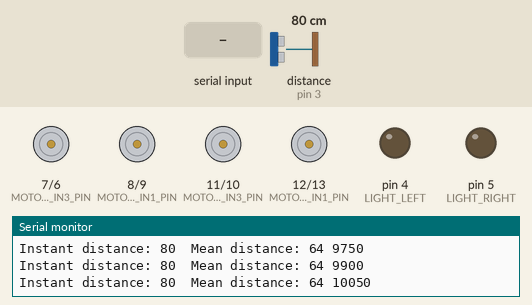
The program below on a simulated Arduino Uno, built with avr-gcc and run on an emulated ATmega328P. Parts: motor-driver pin pairs drawn as motors (green arrow = first pin HIGH = forward, orange = second pin HIGH = backward, longer = more drive), output pins drawn as LEDs (lit = HIGH), the last lines printed to the serial monitor. Wiring (inferred from the names in the program): ultrasonic range finder: trigger pin 2; echo pin 3. The inputs (shaded band) are chosen by the test bench; at power-on: distance to the obstacle (sensor on pin 3) 80 cm. The echo pulse lasts 58.3 µs per cm; pins used as bus, display or sensor lines are not drawn.

Above: at 10.2 s.
10.3 s: "R\n" received over Serial
At 10.7 s:
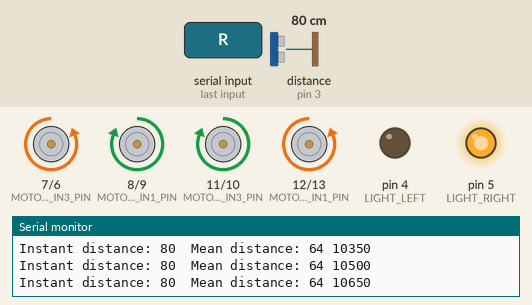
13.3 s: distance to the obstacle (sensor on pin 3) set to 2 cm
At 15.2 s:
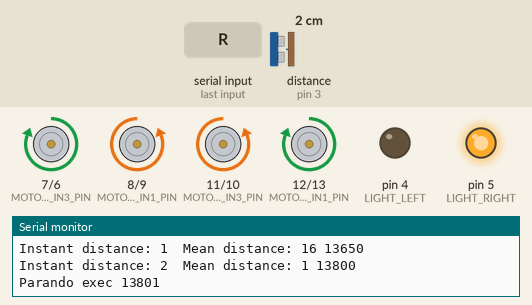
16.3 s: distance to the obstacle (sensor on pin 3) set to 25 cm
19.3 s: distance to the obstacle (sensor on pin 3) set to 29 cm
22.3 s: "F\n" received over Serial
At 23.3 s:
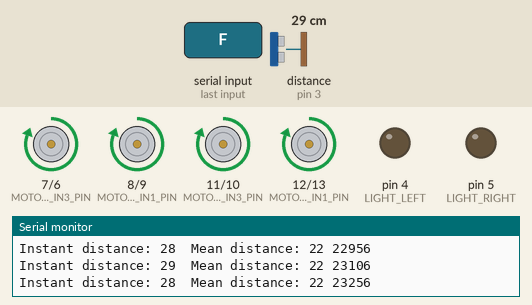
23.8 s: "G\n" received over Serial
At 24.4 s:
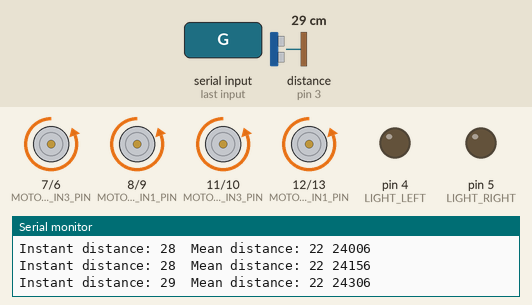
Timing chart, 0 to 26.3 s (numbered marks = the images above; inputs shaded):
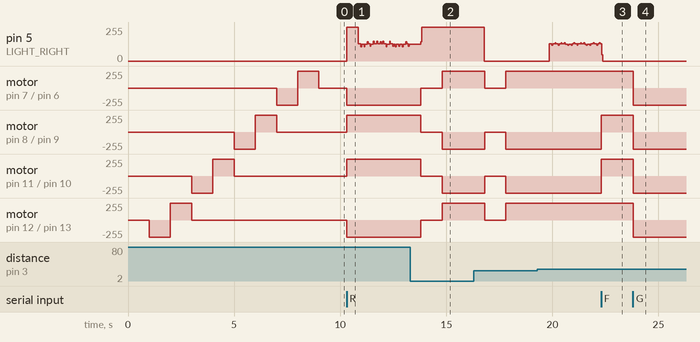

Measured:
- after the input at 10.3 s, motor on pin 7 (MOTOR_DRIVER2_IN3_PIN) / pin 6 (MOTOR_DRIVER2_IN4_PIN): stopped → backward 255/255 at once; motor on pin 8 (MOTOR_DRIVER2_IN1_PIN) / pin 9 (MOTOR_DRIVER2_IN2_PIN): stopped → forward 255/255 at once
- after the input at 13.3 s, motor on pin 7 (MOTOR_DRIVER2_IN3_PIN) / pin 6 (MOTOR_DRIVER2_IN4_PIN): backward 255/255 → stopped after 0.50 s, → forward 255/255 1.0 s later; motor on pin 8 (MOTOR_DRIVER2_IN1_PIN) / pin 9 (MOTOR_DRIVER2_IN2_PIN): forward 255/255 → stopped after 0.50 s, → backward 255/255 1.0 s later
- after the input at 22.3 s, motor on pin 8 (MOTOR_DRIVER2_IN1_PIN) / pin 9 (MOTOR_DRIVER2_IN2_PIN), motor on pin 11 (MOTOR_DRIVER1_IN3_PIN) / pin 10 (MOTOR_DRIVER1_IN4_PIN): backward 255/255 → forward 255/255 at once
- after the input at 23.8 s, motor on pin 7 (MOTOR_DRIVER2_IN3_PIN) / pin 6 (MOTOR_DRIVER2_IN4_PIN), motor on pin 8 (MOTOR_DRIVER2_IN1_PIN) / pin 9 (MOTOR_DRIVER2_IN2_PIN): forward 255/255 → backward 255/255 at once
- by itself, pin 5 (LIGHT_RIGHT): moves between 118/255 and 137/255, repeating every 0.90 s

The program:

main.cpp
```cpp
#include <Arduino.h>

#define MOTOR_DRIVER1_IN1_PIN 12
#define MOTOR_DRIVER1_IN2_PIN 13

#define MOTOR_DRIVER1_IN3_PIN 11
#define MOTOR_DRIVER1_IN4_PIN 10

#define MOTOR_DRIVER2_IN1_PIN 8
#define MOTOR_DRIVER2_IN2_PIN 9

#define MOTOR_DRIVER2_IN3_PIN 7
#define MOTOR_DRIVER2_IN4_PIN 6

#define LIGHT_RIGHT 5
#define LIGHT_LEFT 4

#define ULTRASONIC_SENSOR_TRIGGER 2
#define ULTRASONIC_SENSOR_ECHO 3

long current_millis = 0;
int prev_millis = -1;
char serial_data[256] = {'\0'};

int prev_millis_ultrasonic = -1;
long current_distance_cm = 0;
#define ULTRASONIC_SENSOR_MEAN_COUNT 5
long ultrasonic_readings[ULTRASONIC_SENSOR_MEAN_COUNT] = {0};
int ultrasonic_idx = 0;

#define MIN_DISTANCE 5 // in cm

void get_sensor_distance_reading_cm(void);

int led_state = 0;
int blink_counter = 0;

void setup() {
  Serial.begin(9600);

  // motor pins
  pinMode(MOTOR_DRIVER1_IN1_PIN, OUTPUT);
  pinMode(MOTOR_DRIVER1_IN2_PIN, OUTPUT);
  pinMode(MOTOR_DRIVER1_IN3_PIN, OUTPUT);
  pinMode(MOTOR_DRIVER1_IN4_PIN, OUTPUT);
  pinMode(MOTOR_DRIVER2_IN1_PIN, OUTPUT);
  pinMode(MOTOR_DRIVER2_IN2_PIN, OUTPUT);
  pinMode(MOTOR_DRIVER2_IN3_PIN, OUTPUT);
  pinMode(MOTOR_DRIVER2_IN4_PIN, OUTPUT);

  pinMode(LIGHT_RIGHT, OUTPUT);
  pinMode(LIGHT_LEFT, OUTPUT);

  // ultrasonic
  pinMode(ULTRASONIC_SENSOR_TRIGGER, OUTPUT);
  pinMode(ULTRASONIC_SENSOR_ECHO, INPUT);

  Serial.println("Comecando testes de cada motor\n");
  digitalWrite(MOTOR_DRIVER1_IN1_PIN, LOW);
  digitalWrite(MOTOR_DRIVER1_IN2_PIN, LOW);
  digitalWrite(MOTOR_DRIVER1_IN3_PIN, LOW);
  digitalWrite(MOTOR_DRIVER1_IN4_PIN, LOW);
  digitalWrite(MOTOR_DRIVER2_IN1_PIN, LOW);
  digitalWrite(MOTOR_DRIVER2_IN2_PIN, LOW);
  digitalWrite(MOTOR_DRIVER2_IN3_PIN, LOW);
  digitalWrite(MOTOR_DRIVER2_IN4_PIN, LOW);
  delay(1000);
  Serial.println("Testando Motor 1\n");
  digitalWrite(MOTOR_DRIVER1_IN1_PIN, LOW);
  digitalWrite(MOTOR_DRIVER1_IN2_PIN, HIGH);
  delay(1000);
  Serial.println("Invertendo Motor 1\n");
  digitalWrite(MOTOR_DRIVER1_IN1_PIN, HIGH);
  digitalWrite(MOTOR_DRIVER1_IN2_PIN, LOW);
  delay(1000);
  digitalWrite(MOTOR_DRIVER1_IN1_PIN, LOW);
  digitalWrite(MOTOR_DRIVER1_IN2_PIN, LOW);

  Serial.println("Testando Motor 2\n");
  digitalWrite(MOTOR_DRIVER1_IN3_PIN, LOW);
  digitalWrite(MOTOR_DRIVER1_IN4_PIN, HIGH);
  delay(1000);
  Serial.println("Invertendo Motor 2\n");
  digitalWrite(MOTOR_DRIVER1_IN3_PIN, HIGH);
  digitalWrite(MOTOR_DRIVER1_IN4_PIN, LOW);
  delay(1000);
  digitalWrite(MOTOR_DRIVER1_IN3_PIN, LOW);
  digitalWrite(MOTOR_DRIVER1_IN4_PIN, LOW);

  Serial.println("Testando Motor 3\n");
  digitalWrite(MOTOR_DRIVER2_IN1_PIN, LOW);
  digitalWrite(MOTOR_DRIVER2_IN2_PIN, HIGH);
  delay(1000);
  Serial.println("Invertendo Motor 3\n");
  digitalWrite(MOTOR_DRIVER2_IN1_PIN, HIGH);
  digitalWrite(MOTOR_DRIVER2_IN2_PIN, LOW);
  delay(1000);
  digitalWrite(MOTOR_DRIVER2_IN1_PIN, LOW);
  digitalWrite(MOTOR_DRIVER2_IN2_PIN, LOW);

  Serial.println("Testando Motor 4\n");
  digitalWrite(MOTOR_DRIVER2_IN3_PIN, LOW);
  digitalWrite(MOTOR_DRIVER2_IN4_PIN, HIGH);
  delay(1000);
  Serial.println("Invertendo Motor 4\n");
  digitalWrite(MOTOR_DRIVER2_IN3_PIN, HIGH);
  digitalWrite(MOTOR_DRIVER2_IN4_PIN, LOW);
  delay(1000);
  digitalWrite(MOTOR_DRIVER2_IN3_PIN, LOW);
  digitalWrite(MOTOR_DRIVER2_IN4_PIN, LOW);
}

void loop() {
  size_t package_size = 0;
  current_millis = millis();

  if (current_millis - prev_millis_ultrasonic >= 150) {
    get_sensor_distance_reading_cm();
    prev_millis_ultrasonic = current_millis;
  }

  if (current_distance_cm <= MIN_DISTANCE) {
    Serial.print("Parando exec ");
    Serial.println(millis());

    digitalWrite(MOTOR_DRIVER1_IN1_PIN, LOW);
    digitalWrite(MOTOR_DRIVER1_IN2_PIN, LOW);
    digitalWrite(MOTOR_DRIVER1_IN3_PIN, LOW);
    digitalWrite(MOTOR_DRIVER1_IN4_PIN, LOW);
    digitalWrite(MOTOR_DRIVER2_IN1_PIN, LOW);
    digitalWrite(MOTOR_DRIVER2_IN2_PIN, LOW);
    digitalWrite(MOTOR_DRIVER2_IN3_PIN, LOW);
    digitalWrite(MOTOR_DRIVER2_IN4_PIN, LOW);
    delay(1000);
    digitalWrite(MOTOR_DRIVER1_IN1_PIN, HIGH);
    digitalWrite(MOTOR_DRIVER1_IN2_PIN, LOW);
    digitalWrite(MOTOR_DRIVER1_IN3_PIN, LOW);
    digitalWrite(MOTOR_DRIVER1_IN4_PIN, HIGH);
    digitalWrite(MOTOR_DRIVER2_IN1_PIN, LOW);
    digitalWrite(MOTOR_DRIVER2_IN2_PIN, HIGH);
    digitalWrite(MOTOR_DRIVER2_IN3_PIN, HIGH);
    digitalWrite(MOTOR_DRIVER2_IN4_PIN, LOW);
    delay(2000);
  } else if (Serial.available()) {
    package_size = Serial.readBytesUntil('\n', serial_data, 255);
    if (package_size >= 1) {
      prev_millis = current_millis;
      switch (serial_data[0]) {
      case 'F':
        led_state = 0;
        digitalWrite(MOTOR_DRIVER1_IN1_PIN, HIGH);
        digitalWrite(MOTOR_DRIVER1_IN2_PIN, LOW);
        digitalWrite(MOTOR_DRIVER1_IN3_PIN, HIGH);
        digitalWrite(MOTOR_DRIVER1_IN4_PIN, LOW);
        digitalWrite(MOTOR_DRIVER2_IN1_PIN, HIGH);
        digitalWrite(MOTOR_DRIVER2_IN2_PIN, LOW);
        digitalWrite(MOTOR_DRIVER2_IN3_PIN, HIGH);
        digitalWrite(MOTOR_DRIVER2_IN4_PIN, LOW);
        break;
      case 'G':
        led_state = 0;
        digitalWrite(MOTOR_DRIVER1_IN1_PIN, LOW);
        digitalWrite(MOTOR_DRIVER1_IN2_PIN, HIGH);
        digitalWrite(MOTOR_DRIVER1_IN3_PIN, LOW);
        digitalWrite(MOTOR_DRIVER1_IN4_PIN, HIGH);
        digitalWrite(MOTOR_DRIVER2_IN1_PIN, LOW);
        digitalWrite(MOTOR_DRIVER2_IN2_PIN, HIGH);
        digitalWrite(MOTOR_DRIVER2_IN3_PIN, LOW);
        digitalWrite(MOTOR_DRIVER2_IN4_PIN, HIGH);
        break;
      case 'R':
        digitalWrite(LIGHT_RIGHT,HIGH);
        led_state = 1;

        digitalWrite(MOTOR_DRIVER1_IN1_PIN, LOW);
        digitalWrite(MOTOR_DRIVER1_IN2_PIN, HIGH);
        digitalWrite(MOTOR_DRIVER1_IN3_PIN, HIGH);
        digitalWrite(MOTOR_DRIVER1_IN4_PIN, LOW);
        digitalWrite(MOTOR_DRIVER2_IN1_PIN, HIGH);
        digitalWrite(MOTOR_DRIVER2_IN2_PIN, LOW);
        digitalWrite(MOTOR_DRIVER2_IN3_PIN, LOW);
        digitalWrite(MOTOR_DRIVER2_IN4_PIN, HIGH);
        break;
      case 'L':
        digitalWrite(LIGHT_LEFT,HIGH);
        led_state = 2;
        digitalWrite(MOTOR_DRIVER1_IN1_PIN, HIGH);
        digitalWrite(MOTOR_DRIVER1_IN2_PIN, LOW);
        digitalWrite(MOTOR_DRIVER1_IN3_PIN, LOW);
        digitalWrite(MOTOR_DRIVER1_IN4_PIN, HIGH);
        digitalWrite(MOTOR_DRIVER2_IN1_PIN, LOW);
        digitalWrite(MOTOR_DRIVER2_IN2_PIN, HIGH);
        digitalWrite(MOTOR_DRIVER2_IN3_PIN, HIGH);
        digitalWrite(MOTOR_DRIVER2_IN4_PIN, LOW);
        break;
      case 'S':
        led_state = 0;
        digitalWrite(MOTOR_DRIVER1_IN1_PIN, LOW);
        digitalWrite(MOTOR_DRIVER1_IN2_PIN, LOW);
        digitalWrite(MOTOR_DRIVER1_IN3_PIN, LOW);
        digitalWrite(MOTOR_DRIVER1_IN4_PIN, LOW);
        digitalWrite(MOTOR_DRIVER2_IN1_PIN, LOW);
        digitalWrite(MOTOR_DRIVER2_IN2_PIN, LOW);
        digitalWrite(MOTOR_DRIVER2_IN3_PIN, LOW);
        digitalWrite(MOTOR_DRIVER2_IN4_PIN, LOW);
        break;
      case 'X':
        led_state = 0;
        Serial.println("Comecando testes de cada motor\n");
        digitalWrite(MOTOR_DRIVER1_IN1_PIN, LOW);
        digitalWrite(MOTOR_DRIVER1_IN2_PIN, LOW);
        digitalWrite(MOTOR_DRIVER1_IN3_PIN, LOW);
        digitalWrite(MOTOR_DRIVER1_IN4_PIN, LOW);
        digitalWrite(MOTOR_DRIVER2_IN1_PIN, LOW);
        digitalWrite(MOTOR_DRIVER2_IN2_PIN, LOW);
        digitalWrite(MOTOR_DRIVER2_IN3_PIN, LOW);
        digitalWrite(MOTOR_DRIVER2_IN4_PIN, LOW);
        delay(1000);
        Serial.println("Testando Motor 1\n");
        digitalWrite(MOTOR_DRIVER1_IN1_PIN, LOW);
        digitalWrite(MOTOR_DRIVER1_IN2_PIN, HIGH);
        delay(1000);
        Serial.println("Invertendo Motor 1\n");
        digitalWrite(MOTOR_DRIVER1_IN1_PIN, HIGH);
        digitalWrite(MOTOR_DRIVER1_IN2_PIN, LOW);
        delay(1000);
        digitalWrite(MOTOR_DRIVER1_IN1_PIN, LOW);
        digitalWrite(MOTOR_DRIVER1_IN2_PIN, LOW);

        Serial.println("Testando Motor 2\n");
        digitalWrite(MOTOR_DRIVER1_IN3_PIN, LOW);
        digitalWrite(MOTOR_DRIVER1_IN4_PIN, HIGH);
        delay(1000);
        Serial.println("Invertendo Motor 2\n");
        digitalWrite(MOTOR_DRIVER1_IN3_PIN, HIGH);
        digitalWrite(MOTOR_DRIVER1_IN4_PIN, LOW);
        delay(1000);
        digitalWrite(MOTOR_DRIVER1_IN3_PIN, LOW);
        digitalWrite(MOTOR_DRIVER1_IN4_PIN, LOW);

        Serial.println("Testando Motor 3\n");
        digitalWrite(MOTOR_DRIVER2_IN1_PIN, LOW);
        digitalWrite(MOTOR_DRIVER2_IN2_PIN, HIGH);
        delay(1000);
        Serial.println("Invertendo Motor 3\n");
        digitalWrite(MOTOR_DRIVER2_IN1_PIN, HIGH);
        digitalWrite(MOTOR_DRIVER2_IN2_PIN, LOW);
        delay(1000);
        digitalWrite(MOTOR_DRIVER2_IN1_PIN, LOW);
        digitalWrite(MOTOR_DRIVER2_IN2_PIN, LOW);

        Serial.println("Testando Motor 4\n");
        digitalWrite(MOTOR_DRIVER2_IN3_PIN, LOW);
        digitalWrite(MOTOR_DRIVER2_IN4_PIN, HIGH);
        delay(1000);
        Serial.println("Invertendo Motor 4\n");
        digitalWrite(MOTOR_DRIVER2_IN3_PIN, HIGH);
        digitalWrite(MOTOR_DRIVER2_IN4_PIN, LOW);
        delay(1000);
        digitalWrite(MOTOR_DRIVER2_IN3_PIN, LOW);
        digitalWrite(MOTOR_DRIVER2_IN4_PIN, LOW);
        break;
      }
      Serial.print("Comando Recebido:");
      Serial.println(serial_data);
    }
  }
  switch (led_state)
  {
  case 0:
    digitalWrite(LIGHT_LEFT,LOW);
    digitalWrite(LIGHT_RIGHT,LOW);
    blink_counter = 0;
    break;
  case 1://direita
    if(current_millis - prev_millis > 500){
      blink_counter++;
      digitalWrite(LIGHT_RIGHT,blink_counter & 1);
    }
    break;
  case 2:
    if(current_millis - prev_millis > 500){
      blink_counter++;
      digitalWrite(LIGHT_LEFT,blink_counter & 1);
    }
    break;
  default:
    break;
  }
  // if (prev_millis != -1 && current_millis - prev_millis > 10000) {
  //   prev_millis = -1;
  //   Serial.println("Parando carro Timeout\n");
  //   digitalWrite(MOTOR_DRIVER1_IN1_PIN, LOW);
  //   digitalWrite(MOTOR_DRIVER1_IN2_PIN, LOW);
  //   digitalWrite(MOTOR_DRIVER1_IN3_PIN, LOW);
  //   digitalWrite(MOTOR_DRIVER1_IN4_PIN, LOW);
  //   digitalWrite(MOTOR_DRIVER2_IN1_PIN, LOW);
  //   digitalWrite(MOTOR_DRIVER2_IN2_PIN, LOW);
  //   digitalWrite(MOTOR_DRIVER2_IN3_PIN, LOW);
  //   digitalWrite(MOTOR_DRIVER2_IN4_PIN, LOW);
  // }
  // put your main code here, to run repeatedly:
}

// dps dessa funcao passaram 38 millisegundos + 12 us
void get_sensor_distance_reading_cm() {
  long mean = 0, cnt = 0;
  digitalWrite(ULTRASONIC_SENSOR_TRIGGER, LOW);
  delayMicroseconds(2);
  digitalWrite(ULTRASONIC_SENSOR_TRIGGER, HIGH);
  delayMicroseconds(10);
  digitalWrite(ULTRASONIC_SENSOR_TRIGGER, LOW);
  ultrasonic_readings[ultrasonic_idx] =
      ((pulseIn(ULTRASONIC_SENSOR_ECHO, HIGH) / 29) / 2);
  Serial.print("Instant distance: ");
  Serial.print(ultrasonic_readings[ultrasonic_idx]);
  Serial.print(" ");

  ultrasonic_idx++;
  if (ultrasonic_idx >= ULTRASONIC_SENSOR_MEAN_COUNT - 1) {
    ultrasonic_idx = 0;
  }
  for (int i = 0; i < ULTRASONIC_SENSOR_MEAN_COUNT; i++) {
    mean += ultrasonic_readings[i];
    cnt++;
  }
  current_distance_cm = mean / cnt;
  Serial.print(" Mean distance: ");
  Serial.print(current_distance_cm);
  Serial.print(" ");
  Serial.println(current_millis);
}
```
